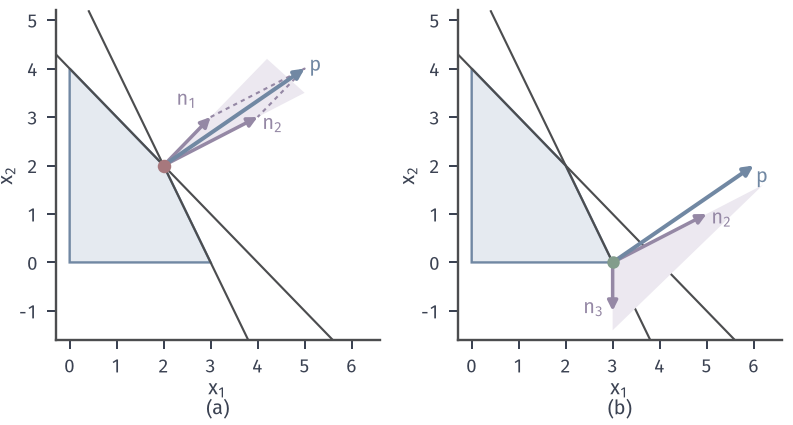

Write Python code to recreate this figure.
from pathlib import Path
import sys
sys.path.insert(0, str(Path(__file__).resolve().parents[1]/"lp-common"))
from lp_fig import *
HERE = Path(__file__).resolve().parent
# Normal-cone reading of complementary slackness at the vertices (2,2) and (3,0).
fig, axes = figure(width_mm=112, height_mm=60, ncols=2)
panels(fig, .07, .985, .975, .2, .24)
a, b = axes
xl, yl = (-.3, 6.6), (-1.6, 5.2)
for ax in axes:
    region(ax, workshop()); setup(ax, xl, yl, range(0, 7), range(-1, 6))
    line(ax, WS_A[0], 4, xl, yl, lw=.85); line(ax, WS_A[1], 6, xl, yl, lw=.85)
V = np.array([2., 2.]); n1, n2 = WS_A[0], WS_A[1]; p = WS_P
a.fill([V[0], V[0]+n1[0]*2.2, V[0]+n2[0]*1.5], [V[1], V[1]+n1[1]*2.2, V[1]+n2[1]*1.5], facecolor=PURPLE_FILL, edgecolor='none', zorder=2)
arrow(a, V, V+n1, PURPLE); arrow(a, V, V+n2, PURPLE); arrow(a, V, V+p, BLUE, lw=1.6)
a.plot([V[0]+n1[0], V[0]+p[0], V[0]+n2[0]], [V[1]+n1[1], V[1]+p[1], V[1]+n2[1]], color=PURPLE, lw=.85, ls=(0, (2, 2)), zorder=3)
dot(a, V, RED, ms=5.4)
a.text(2.72, 3.25, '$\\bm{n}_1$'.replace('\\bm{n}', 'n'), fontsize=8, color=PURPLE, ha='right')
a.text(4.1, 2.75, '$n_2$', fontsize=8, color=PURPLE)
a.text(5.1, 3.95, '$\\mathbf{p}$', fontsize=8, color=BLUE)
V = np.array([3., 0.]); n3 = np.array([0., -1.])
b.fill([V[0], V[0]+n2[0]*1.6, V[0]], [V[1], V[1]+n2[1]*1.6, V[1]-1.4], facecolor=PURPLE_FILL, edgecolor='none', zorder=2)
arrow(b, V, V+n2, PURPLE); arrow(b, V, V+n3, PURPLE); arrow(b, V, V+p, BLUE, lw=1.6)
dot(b, V, GREEN, ms=5)
b.text(5.1, .8, '$n_2$', fontsize=8, color=PURPLE)
b.text(2.82, -1.05, '$n_3$', fontsize=8, color=PURPLE, ha='right')
b.text(6.05, 1.65, '$\\mathbf{p}$', fontsize=8, color=BLUE)
tags(fig, axes)
save(fig, HERE, 'figure', {'a': 'p=(3,2)=1*(1,1)+1*(2,1) at (2,2)', 'b': 'p=1.5*(2,1)-0.5*(0,-1) at (3,0), outside cone'})
